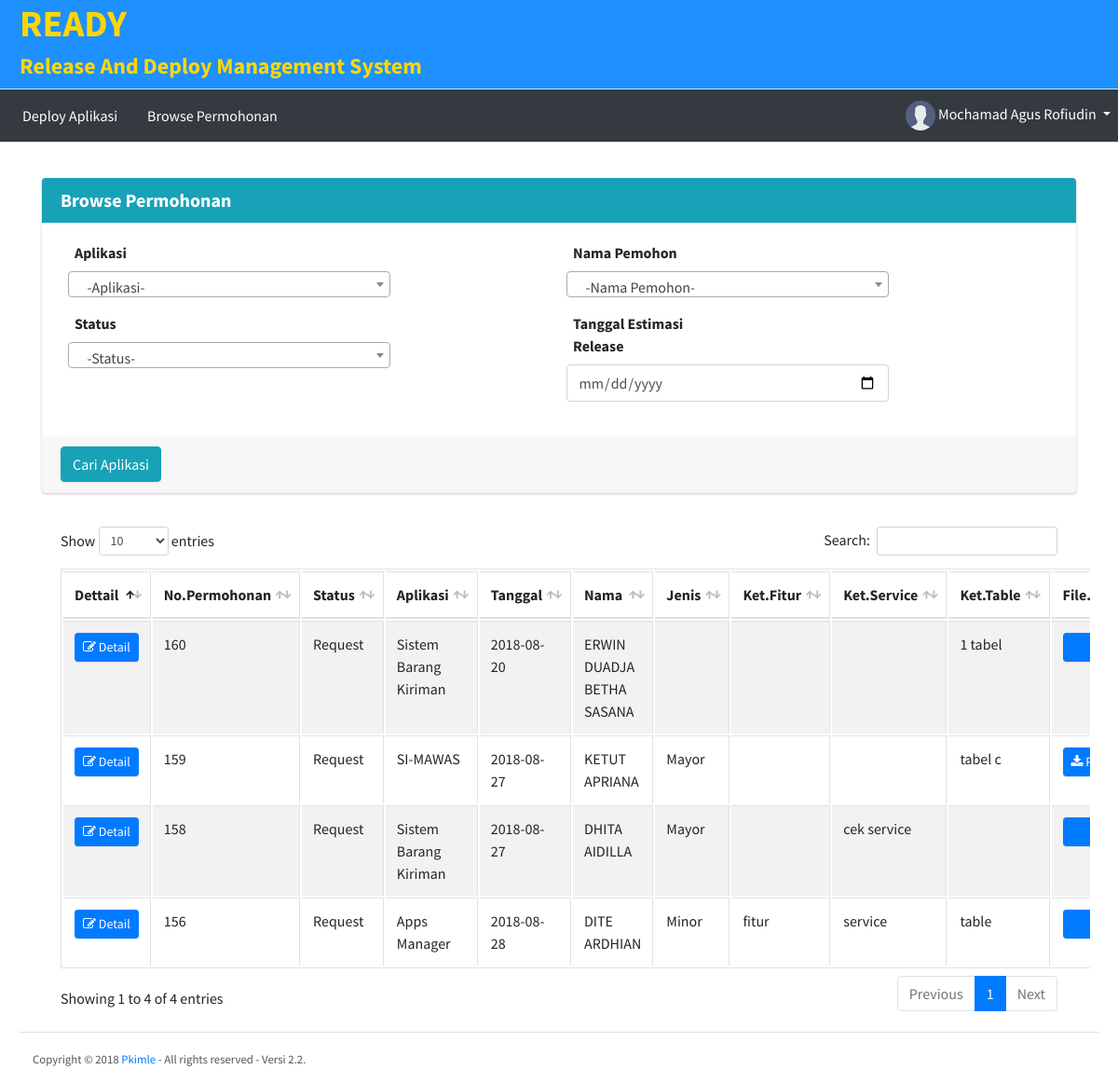
Screenshot of /psi/deploy3 (signed in) with the database file from the repository.
### tables this page shows
CREATE TABLE IF NOT EXISTS `td_permohonan` (
  `kd_permohonan` int(5) NOT NULL,
  `no_nd` varchar(40) NOT NULL,
  `tgl_deploy` date NOT NULL,
  `kd_aplikasi` int(3) NOT NULL,
  `nip_pemohon` varchar(18) NOT NULL,
  `nip_atasan_pemohon` int(18) NOT NULL,
  `jns_deploy` int(2) NOT NULL,
  `ket_fitur` text NOT NULL,
  `ket_service` text NOT NULL,
  `ket_table` text NOT NULL,
  `file_name` varchar(250) NOT NULL,
  `fileusman` text NOT NULL,
  `filedetail` text NOT NULL,
  `fileuat` text NOT NULL,
  `catatan` varchar(400) NOT NULL,
  `status` varchar(250) NOT NULL DEFAULT 'Request',
  `tgl_rekam` datetime NOT NULL DEFAULT CURRENT_TIMESTAMP ON UPDATE CURRENT_TIMESTAMP
);

CREATE TABLE IF NOT EXISTS `tr_aplikasi` (
  `kd_aplikasi` int(2) NOT NULL,
  `nm_aplikasi_pendek` varchar(25) NOT NULL
);

CREATE TABLE IF NOT EXISTS `tr_pegawai` (
  `nip_pegawai` varchar(18) NOT NULL,
  `nm_pegawai` varchar(50) NOT NULL,
  `jabatan` varchar(225) NOT NULL,
  `username` varchar(100) NOT NULL,
  `password` varchar(50) NOT NULL,
  `crypt` varchar(500) NOT NULL DEFAULT '3365cdeb71ad7146a8f0a2b65bddf136',
  `key` varchar(500) NOT NULL DEFAULT 'e58a5e23cb26998e029ab3a734244226',
  `grub` varchar(8) NOT NULL
);

CREATE TABLE IF NOT EXISTS `tr_jns_deploy` (
  `kd_jns_deploy` int(2) NOT NULL,
  `ur_deploy` varchar(25) NOT NULL
);

### config.php (called while the page is built, shortened)
<?php
$c_url="http://localhost/pkimle";
?>

### pages/psideploy3.php (called while the page is built, shortened)
<?php
require_once ROOT.DS."pages/deploy3.php";
?>

### lib/session_pekimle.php (called while the page is built, shortened)
<?php
if (isset($_SESSION['userlogin'])) {
	$grub=strtolower($_SESSION['grub']);
} else {
    header("location:".$c_url."/login");
}

### pages/deploy3.php (the view, shortened to what this page needs)
			<div class="container">
			<div class="col-12">
				<div class="card card-info">
				  <div class="card-header">
					<h3 class="card-title"><b>Browse Permohonan</b></h3>
				  </div>
					<div class="card-body">
						<div class="col-sm-6" style="float:left">
							<div class="form-group">
								<label class="control-label col-sm-4" for="nomor">Aplikasi</label>
							</div>
							<div class="form-group">
								<label class="control-label col-sm-4" for="nomor">Status</label>
							</div>
						</div>
						<div class="col-sm-6" style="float:left">
							<div class="form-group">
								<label class="control-label col-sm-4" for="nomor">Nama Pemohon</label>
							</div>
							<div class="form-group">
								<label class="control-label col-sm-4" for="pwd">Tanggal Estimasi Release</label>
								<input type="date" id="tanggal" placeholder="tanggal" class="form-control  col-sm-8" name="tanggal">
							</div>
						</div>
					</div>
					<div class="card-footer">
						<input class="btn btn-info" type="SUBMIT" name="cari" id="cari" value="Cari Aplikasi">
					</div>
				</div>
			</div>
            </div>
			<div class="container scrollsamping" id="hasilcari2">
						<?php
						if (isset($_POST['cari'])) {	if(!empty($_POST['kd_permohonan'])){
		$kd_permohonan = $_POST['kd_permohonan'];
		$app1="and (td_permohonan.kd_aplikasi='" . $kd_permohonan . "')";
	} else {
		$kd_permohonan = "";
		$app1="";
	}
	if(!empty($_POST['status'])){
		$status = ucwords(strtolower($_POST['status']));
		if($status=="Request"){$app2="and (td_permohonan.status ='" . $status . "') and  ( NOT EXISTS (SELECT * FROM td_approval where td_permohonan.kd_permohonan=td_approval.kd_permohonan))";}
		else{$app2="and (td_approval.status = '" . $status . "')";}
	} else {
		$app2="";
	}
	if(isset($_POST['kd_permohonan2'])){$kd_permohonan2=$_POST['kd_permohonan2'];$app5="and (td_permohonan.kd_permohonan=" . $kd_permohonan2 . ")";}
	else{$app5="";}
	if(!empty($_POST['pemohon'])){
		$pemohon = $_POST['pemohon'];
		$app3="and (td_permohonan.nip_pemohon='" . $pemohon . "') ";
	} else {$app3="";}
	if(!empty($_POST['catatan'])){
		$catatan = $_POST['catatan'];
		$app6="and (td_approval.catatan='" . $catatan . "') ";
	} else {$app6="";}
	if(!empty($_POST['tanggal'])){
		$tanggal = $_POST['tanggal'];
		$tanggal =  date('Y-m-d',strtotime( $tanggal ));
		$app4="and( td_permohonan.tgl_deploy between '$tanggal' and '$tanggal')";
	} else {$app4="";}
	if(isset($_POST['triger'])){$triger=1;} else { $triger=0;}
	$que =	"SELECT
td_permohonan.kd_permohonan,td_permohonan.no_nd,
td_permohonan.tgl_deploy,
td_permohonan.kd_aplikasi,
td_permohonan.nip_pemohon,
td_permohonan.nip_atasan_pemohon,
td_permohonan.jns_deploy,
td_permohonan.ket_fitur,
td_permohonan.ket_service,
td_permohonan.ket_table,
td_permohonan.file_name,
td_permohonan.fileusman,
td_permohonan.filedetail,
td_permohonan.fileuat,
td_approval.catatan,
td_approval.nip_petugas,
td_approval.tgl_approval,
td_approval.status,
td_permohonan.status AS status2,
td_permohonan.tgl_rekam,
td_approval.kd_approval
		from td_approval right join td_permohonan on td_approval.kd_permohonan = td_permohonan.kd_permohonan where (td_permohonan.kd_permohonan >0) $app5 $app1 $app2 $app3 $app4";
	$total=mysql_num_rows (mysql_query($que));
	$quepkimle=$que;
	if($total<1){ $que  = "SELECT * FROM td_permohonan WHERE NOT EXISTS (SELECT * FROM td_approval where td_permohonan.kd_permohonan=td_approval.kd_permohonan)";	}
						} else {
							if($grub=="pkimle"){
								$quepkimle  = "SELECT * from td_approval left join td_permohonan on td_approval.kd_permohonan = td_permohonan.kd_permohonan where (td_approval.status !='' )";
							} else {
								$quepkimle  = "SELECT * FROM td_permohonan WHERE NOT EXISTS (SELECT * FROM td_approval where td_permohonan.kd_permohonan=td_approval.kd_permohonan)";
							}
							}
						$resultpkimle= mysql_query($quepkimle);
						?>
					<div class="card-body">
						<table id="example1" class="table table-bordered table-striped">
						<thead>
							<tr>
								<th>Dettail</th>
								<th>No.Permohonan</th>
								<th>Status</th>
								<th>Aplikasi</th>
								<th>Tanggal</th>
								<th>Nama</th>
								<th>Jenis</th>
								<th>Ket.Fitur</th>
								<th>Ket.Service</th>
								<th>Ket.Table</th>
								<th>File.war</th>
							</tr>
						</thead>
						<tbody>
							<?php
							while ($datapkimle = mysql_fetch_array($resultpkimle)) {
								$kode_perkimle=$datapkimle['kd_permohonan'];
								$q_nama = "SELECT * from tr_aplikasi where (kd_aplikasi like '%" . $datapkimle['kd_aplikasi'] . "%')";
								$data_nama = mysql_fetch_array(mysql_query($q_nama));
								$q_peg = "SELECT * from  tr_pegawai  where (nip_pegawai like '%" . $datapkimle['nip_pemohon'] . "%')";
								$data_peg = mysql_fetch_array(mysql_query($q_peg));
								$q_jns = "SELECT * from  tr_jns_deploy  where (kd_jns_deploy like '%" . $datapkimle['jns_deploy'] . "%')";
								$data_jns = mysql_fetch_array(mysql_query($q_jns));
								$q_appr = "SELECT * from td_approval left join tr_pegawai on td_approval.nip_petugas = tr_pegawai.nip_pegawai where (td_approval.kd_permohonan='".$kode_perkimle."')";
								$data_appr = mysql_fetch_array(mysql_query($q_appr));
								$statusnya=$data_appr['status'];
								if(!isset($statusnya)){ $statusnya="Request";}
							?>
							<tr>
								<td><a class="btn btn-block btn-primary btn-sm" href="<?php echo $c_url."/pkimle/deploy3/detail-".$kode_perkimle ?>"><i class="fa fa-edit"></i> Detail</a></td>
								<td><?php echo $kode_perkimle;?></td>
								<td><?php echo $statusnya; ?></td>
								<td><?php echo $data_nama['nm_aplikasi_pendek']; ?></td>
								<td><?php echo $datapkimle['tgl_deploy']; ?></td>
								<td><?php echo $data_peg['nm_pegawai']; ?></td>
								<td><?php echo $data_jns['ur_deploy']; ?></td>
								<td><?php echo $datapkimle['ket_fitur']; ?></td>
								<td><?php echo $datapkimle['ket_service']; ?></td>
								<td><?php echo $datapkimle['ket_table']; ?></td>
								<td><?php if(!empty($datapkimle['file_name'])){?><a class="btn btn-block btn-primary btn-sm" href="<?php echo $c_url."/download/4/".$kode_perkimle ?>"><i class="fa fa-download"></i> <?php echo $datapkimle['file_name']; ?></a><?php }  ?></td>
							</tr>
							<?php } ?>
							</tbody>
						</table>
					</div>
				  </div>
				</div>
			</div>

### media.php (shortened to what this page needs)
<?php require_once ('config.php'); ?>
<!DOCTYPE html>
<html lang="en">
<head>
	<link rel="stylesheet" href="https://maxcdn.bootstrapcdn.com/font-awesome/4.4.0/css/font-awesome.min.css">
	<link rel="stylesheet" href="https://code.ionicframework.com/ionicons/2.0.1/css/ionicons.min.css">
	<link rel="stylesheet" href="<?php echo $c_url;?>/assets/plugins/datatables/dataTables.bootstrap4.css">
	<link rel="stylesheet" href="<?php echo $c_url;?>/assets/dist/css/adminlte.min.css">
	<link rel="stylesheet" href="<?php echo $c_url;?>/assets/plugins/bootstrap-wysihtml5/bootstrap3-wysihtml5.min.css">
    <link href="<?php echo $c_url;?>/assets/plugins/select2/select2.css" rel="stylesheet"/>
</head>
<body class="hold-transition sidebar-mini">
<div class="wrapper">
	<table style="border:0px;background: #1E90FF!important;width: 100%;padding: 0 0 0 20px;" class="navbar navbar-expand bg-white navbar-light border-bottom">
		<tbody>
		  <tr>
			<td><h1 style="color: #FFD700; font-family: Bauhous 93"><b>  READY</b></h1>
				<h4 style="color: #FFD700"><b>   Release And Deploy Management System</b></h4>
			</td>
		  </tr>
		</tbody>
    </table>
<?php if (isset($_SESSION['userlogin'])) { ?>
	<nav class="navbar navbar-expand bg-dark navbar-light border-bottom">
		<ul class="navbar-nav">
<?php
	$grub=strtolower($_SESSION['grub']);
	if($grub=="psi"){
?>
			<li class="nav-item dropdown">
				<a class="nav-link" data-toggle="dropdown" href="#" aria-expanded="true">
				  Deploy Aplikasi
				</a>
			</li>
			<li class="nav-item dropdown">
				<a class="nav-link" data-toggle="dropdown" href="#" aria-expanded="true">
				  Browse Permohonan
				</a>
			</li>
<?php } ?>
		</ul>
	<div class="navbar-custom-menu">
		<ul class="nav navbar-nav">
			<li class="dropdown user user-menu open">
				<a class="dropdown-toggle" data-toggle="dropdown" aria-expanded="true">
				  <img src="<?php echo $c_url;?>/user.png" class="user-image" alt="User Image">
				  <span class="hidden-xs"><?php echo ucwords(strtolower($_SESSION['nm_pegawai'])); ?></span>
				</a>
			</li>
		</ul>
	</div>
	</nav>
<?php } ?>
  <div class="content">
    <div class="content-header">
    </div>
    <div class="content">
      <div class="container-fluid">
        <div class="row">
<?php
if(isset($_REQUEST["p"])){
	$p=$_REQUEST["p"];
	$file = "pages/".$p . ".php";
	$p_home = "pages/login.php";
	$e404 = "pages/keluar.php";
	if (is_readable($file)) {require $file;}
	else if(empty($p)){require $p_home;}
	else {require $e404; }
}
?>
		</div>
      </div>
    </div>
  <footer class="main-footer">
    <small>Copyright &copy; <?php echo date("Y");?> <a href="<?php echo $c_url;?>">Pkimle</a> - All rights reserved - Versi <?php echo _VERSION; ?>.</small>
  </footer>
</body>
</html>

### media.php (style rules this page uses)
.main-footer { margin: 0 20px; }
.content { min-height:600px }

### pages/deploy3.php (style rules this page uses)
table.dataTable { width: 150%; }
.scrollsamping { overflow-y: hidden; width: 100%; overflow-x: scroll; }

### rows the page displays
td_permohonan: kd_permohonan "160", statusnya "Request", kd_aplikasi.nm_aplikasi_pendek "Sistem Barang Kiriman", tgl_deploy "2018-08-20", tr_pegawai.nm_pegawai "ERWIN DUADJA BETHA SASANA", ket_table "1 tabel"
td_permohonan: kd_permohonan "159", statusnya "Request", kd_aplikasi.nm_aplikasi_pendek "SI-MAWAS", tgl_deploy "2018-08-27", tr_pegawai.nm_pegawai "KETUT APRIANA", tr_jns_deploy.ur_deploy "Mayor", ket_table "tabel c"
td_permohonan: kd_permohonan "158", statusnya "Request", kd_aplikasi.nm_aplikasi_pendek "Sistem Barang Kiriman", tgl_deploy "2018-08-27", tr_pegawai.nm_pegawai "DHITA AIDILLA", tr_jns_deploy.ur_deploy "Mayor", ket_service "cek service"
td_permohonan: kd_permohonan "156", statusnya "Request", kd_aplikasi.nm_aplikasi_pendek "Apps Manager", tgl_deploy "2018-08-28", tr_pegawai.nm_pegawai "DITE ARDHIAN", tr_jns_deploy.ur_deploy "Minor", ket_fitur "fitur", ket_service "service", ket_table "table"

### other values shown
$_SESSION['nm_pegawai'] "Mochamad Agus Rofiudin"
_VERSION "2.2"
